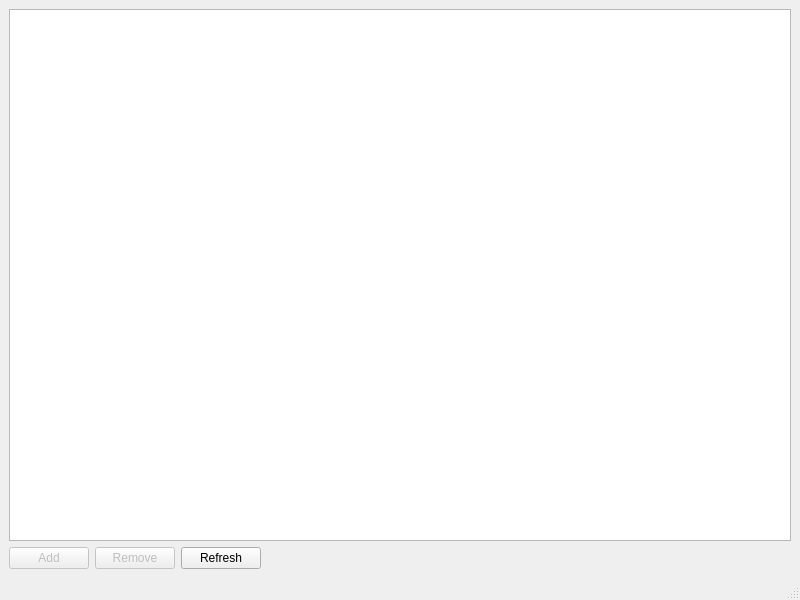
<?xml version="1.0" encoding="UTF-8"?>
<ui version="4.0">
 <class>MainWindow</class>
 <widget class="QMainWindow" name="MainWindow">
  <property name="geometry">
   <rect>
    <x>0</x>
    <y>0</y>
    <width>800</width>
    <height>600</height>
   </rect>
  </property>
  <property name="windowTitle">
   <string>MainWindow</string>
  </property>
  <widget class="QWidget" name="centralwidget">
   <layout class="QHBoxLayout" name="horizontalLayout">
    <item>
     <layout class="QGridLayout" name="gridLayout">
      <item row="1" column="3">
       <spacer name="horizontalSpacer">
        <property name="orientation">
         <enum>Qt::Orientation::Horizontal</enum>
        </property>
        <property name="sizeHint" stdset="0">
         <size>
          <width>40</width>
          <height>20</height>
         </size>
        </property>
       </spacer>
      </item>
      <item row="1" column="0">
       <widget class="QPushButton" name="btnAdd">
        <property name="enabled">
         <bool>false</bool>
        </property>
        <property name="text">
         <string>Add</string>
        </property>
       </widget>
      </item>
      <item row="1" column="1">
       <widget class="QPushButton" name="btnDelete">
        <property name="enabled">
         <bool>false</bool>
        </property>
        <property name="text">
         <string>Remove</string>
        </property>
       </widget>
      </item>
      <item row="0" column="0" colspan="4">
       <widget class="QTableView" name="tableView"/>
      </item>
      <item row="1" column="2">
       <widget class="QPushButton" name="btnRefresh">
        <property name="text">
         <string>Refresh</string>
        </property>
       </widget>
      </item>
     </layout>
    </item>
   </layout>
  </widget>
  <widget class="QMenuBar" name="menubar">
   <property name="geometry">
    <rect>
     <x>0</x>
     <y>0</y>
     <width>800</width>
     <height>21</height>
    </rect>
   </property>
  </widget>
  <widget class="QStatusBar" name="statusbar"/>
 </widget>
 <resources/>
 <connections/>
</ui>
